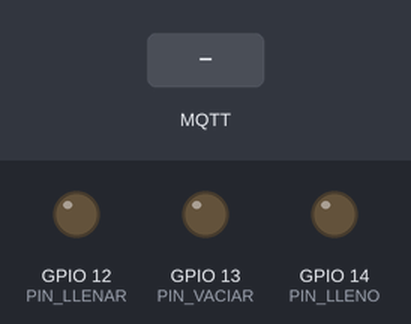
The sketch below on a simulated ESP32. Shown: output pins drawn as LEDs (lit = HIGH). Inputs (shaded band) come from the test bench. WiFi joins after 1.5 s; servers stay silent unless stated; no MQTT or app messages arrive unless stated; what the sketch prints to the serial monitor is not drawn.

Above: at 2.7 s.
2.8 s: MQTT message "LLENAR" arrives on the first subscribed topic
At 3.2 s:
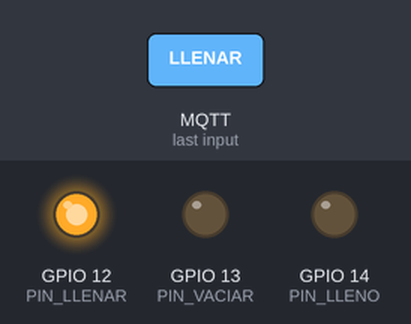
4.3 s: MQTT message "VACIAR" arrives on the first subscribed topic
At 5.6 s:
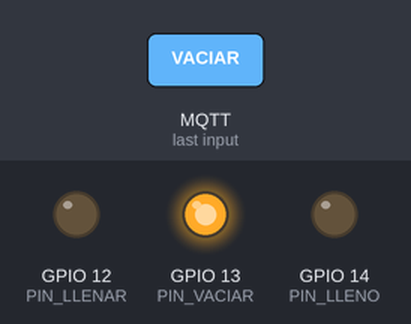
Timing chart, 0 to 7.3 s (numbered marks = the images above; inputs shaded):
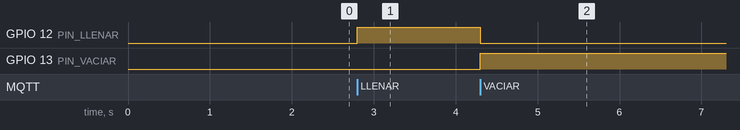

The sketch:

estanque_esp32.ino
```cpp
#include <WiFi.h>
#include <PubSubClient.h>

// Definición de credenciales de red
// Se necesita la red WiFi y el broker MQTT para la comunicación IoT
const char* ssid = "edgar";
const char* password = "12345678";
const char* mqtt_server = "broker.hivemq.com";

WiFiClient espClient;
PubSubClient client(espClient);

// Definición de pines para los LEDs (Hardware)
// 12: LED de llenado, 13: LED de vaciado, 14: LED de estado lleno
const int PIN_LLENAR = 12;
const int PIN_VACIAR = 13;
const int PIN_LLENO  = 14;

// Variables para llevar la cuenta del nivel del estanque
int contadorLlenado = 0;
int contadorVaciado = 0;

// Función que se ejecuta automáticamente cuando llega un mensaje desde la web
void callback(char* topic, byte* payload, unsigned int length) {
  String comando = "";
  // Convierto los datos recibidos (bytes) a un formato de texto (string)
  for (int i = 0; i < length; i++) comando += (char)payload[i];

  Serial.print("--- Comando recibido: ");
  Serial.println(comando);

  // Lógica de llenado: aumenta el contador y maneja los estados de los LEDs
  if (comando == "LLENAR") {
    contadorLlenado++;
    contadorVaciado = 0; // Reinicio el vaciado para evitar conflictos de estado
    Serial.print("Clicks de Llenado: "); Serial.println(contadorLlenado);

    // Activo el LED de llenado y apago el de vaciado
    digitalWrite(PIN_LLENAR, HIGH);
    digitalWrite(PIN_VACIAR, LOW);

    // Si se completan los 5 pasos, el estanque se marca como lleno
    if (contadorLlenado >= 5) {
      digitalWrite(PIN_LLENAR, LOW);
      digitalWrite(PIN_LLENO, HIGH);
      Serial.println(">>> ACCION: ESTANQUE LLENO");
    }

  } else if (comando == "VACIAR") {
    // Lógica de vaciado: disminuye el nivel o resetea el estanque
    contadorVaciado++;
    contadorLlenado = 0; // Reinicio el llenado porque estamos vaciando
    Serial.print("Clicks de Vaciado: "); Serial.println(contadorVaciado);

    // Enciendo el LED de vaciado y apago el resto
    digitalWrite(PIN_VACIAR, HIGH);
    digitalWrite(PIN_LLENAR, LOW);
    digitalWrite(PIN_LLENO, LOW);

    // Si el vaciado llega al máximo (5), reseteo el sistema
    if (contadorVaciado >= 5) {
      digitalWrite(PIN_VACIAR, LOW);
      Serial.println(">>> ACCION: ESTANQUE VACIADO");
      contadorVaciado = 0;
    }
  }
}

// Función encargada de intentar reconectarse al servidor MQTT si se cae la red
void reconnect() {
  while (!client.connected()) {
    Serial.print("Intentando conectar a MQTT...");
    if (client.connect("ESP32_Estanque")) {
      Serial.println(" Conectado!");
      // Me suscribo al canal para escuchar las órdenes desde la web
      client.subscribe("estanque/accion");
    } else {
      // Espero 5 segundos antes de reintentar para no saturar la red
      delay(5000);
    }
  }
}

void setup() {
  // Inicializo comunicación serial para monitorear el ESP32 en el PC
  Serial.begin(115200);

  // Configuro los pines como salida para controlar los LEDs
  pinMode(PIN_LLENAR, OUTPUT);
  pinMode(PIN_VACIAR, OUTPUT);
  pinMode(PIN_LLENO, OUTPUT);

  // Estado inicial de seguridad: todo apagado
  digitalWrite(PIN_LLENAR, LOW);
  digitalWrite(PIN_VACIAR, LOW);
  digitalWrite(PIN_LLENO, LOW);

  // Inicio la conexión WiFi con los datos definidos arriba
  WiFi.begin(ssid, password);
  Serial.println("\nConectando a WiFi...");

  int intentos = 0;
  while (WiFi.status() != WL_CONNECTED && intentos < 20) {
    delay(500);
    Serial.print(".");
    intentos++;
  }

  if(WiFi.status() == WL_CONNECTED) {
    Serial.println("\nWiFi Conectado!");
  }

  // Configuro la conexión con el broker MQTT
  client.setServer(mqtt_server, 1883);
  client.setCallback(callback);
}

// El loop mantiene al ESP32 escuchando permanentemente por nuevos comandos
void loop() {
  if (!client.connected()) {
    reconnect();
  }
  client.loop(); // Procesa mensajes entrantes y mantiene la conexión viva
}
```

Measured:
- after the input at 2.8 s, GPIO 12 (PIN_LLENAR): LOW → HIGH at once
- after the input at 4.3 s, GPIO 12 (PIN_LLENAR): HIGH → LOW at once; GPIO 13 (PIN_VACIAR): LOW → HIGH at once
